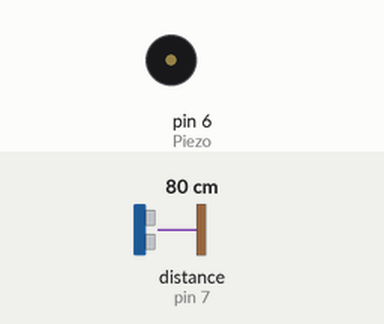
This sketch was run on a simulated Arduino Uno, built with avr-gcc and run on an emulated ATmega328P. On the bench: buzzer (waves = sounding). Wiring (inferred from the names in the program): ultrasonic range finder: trigger pin 8; echo pin 7. The test bench sets the inputs (shaded band); at power-on: distance to the obstacle (sensor on pin 7) 80 cm. The echo pulse lasts 58.3 µs per cm.

Above: at 1.2 s.
1.3 s: distance to the obstacle (sensor on pin 7) set to 56 cm
2.8 s: distance to the obstacle (sensor on pin 7) set to 47 cm
At 2.96 s:
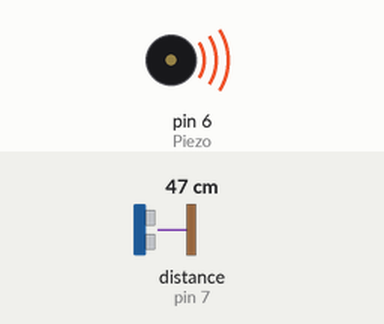
5.8 s: distance to the obstacle (sensor on pin 7) set to 12 cm
8.8 s: distance to the obstacle (sensor on pin 7) set to 9 cm
At 9.2 s:
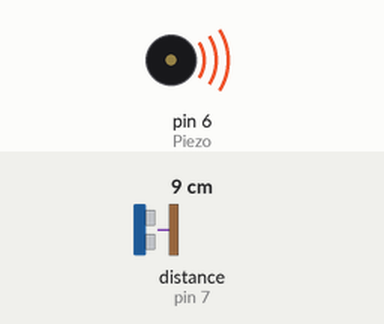
10.3 s: distance to the obstacle (sensor on pin 7) set to 18 cm
At 10.6 s:
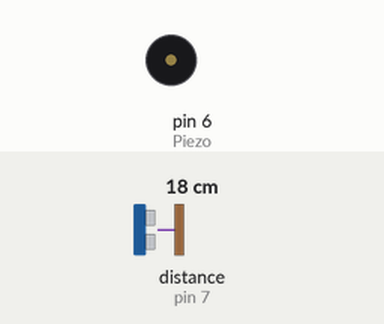
Timing chart, 0 to 14.3 s (numbered marks = the images above; inputs shaded):
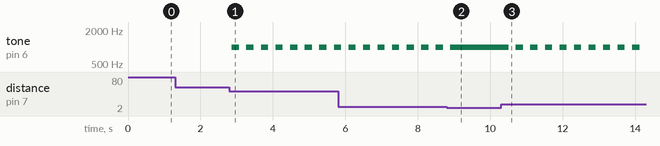

The sketch:

sketch_jan15a.ino
```cpp
#define Piezo 6
#define Trig 8
#define Echo 7

void setup()
{
// Serial.begin(9600);

 pinMode(Trig, OUTPUT);
 pinMode(Echo, INPUT);
 pinMode(Piezo, OUTPUT);
}

float IMPtime = 0;
float distanceCM = 0;

void loop()
{
  digitalWrite(Trig, HIGH);
  delayMicroseconds(10);
  digitalWrite(Trig, LOW);
  IMPtime=pulseIn(Echo, HIGH);
  distanceCM=IMPtime/58;

  if(distanceCM<10) {tone(Piezo, 1000);
                      delay(200);}
  if(distanceCM>10 && distanceCM<50)
                     {tone(Piezo, 1000);
                      delay(200);
                      noTone(Piezo);
                      delay(200);  }
  if(distanceCM>50)  {noTone(Piezo);
                      delay(200);}


}
```

Measured:
- the behaviour switches between 51 and 50 cm on distance to the obstacle (sensor on pin 7) (found by bisection; images 0 and 1)
- the behaviour switches between 11 and 10 cm on distance to the obstacle (sensor on pin 7) (found by bisection; images 1 and 2)
- after the input at 1.3 s, every drawn part: stays the same
- after the input at 2.8 s, tone on pin 6 (Piezo): alternates 1000 Hz for 0.20 s and silent for 0.20 s, starting after 0.07 s
- after the input at 8.8 s, tone on pin 6 (Piezo): goes on until 8.9 s, then stays 1000 Hz
- after the input at 10.3 s, tone on pin 6 (Piezo): alternates 1000 Hz for 0.20 s and silent for 0.20 s, starting after 0.21 s
